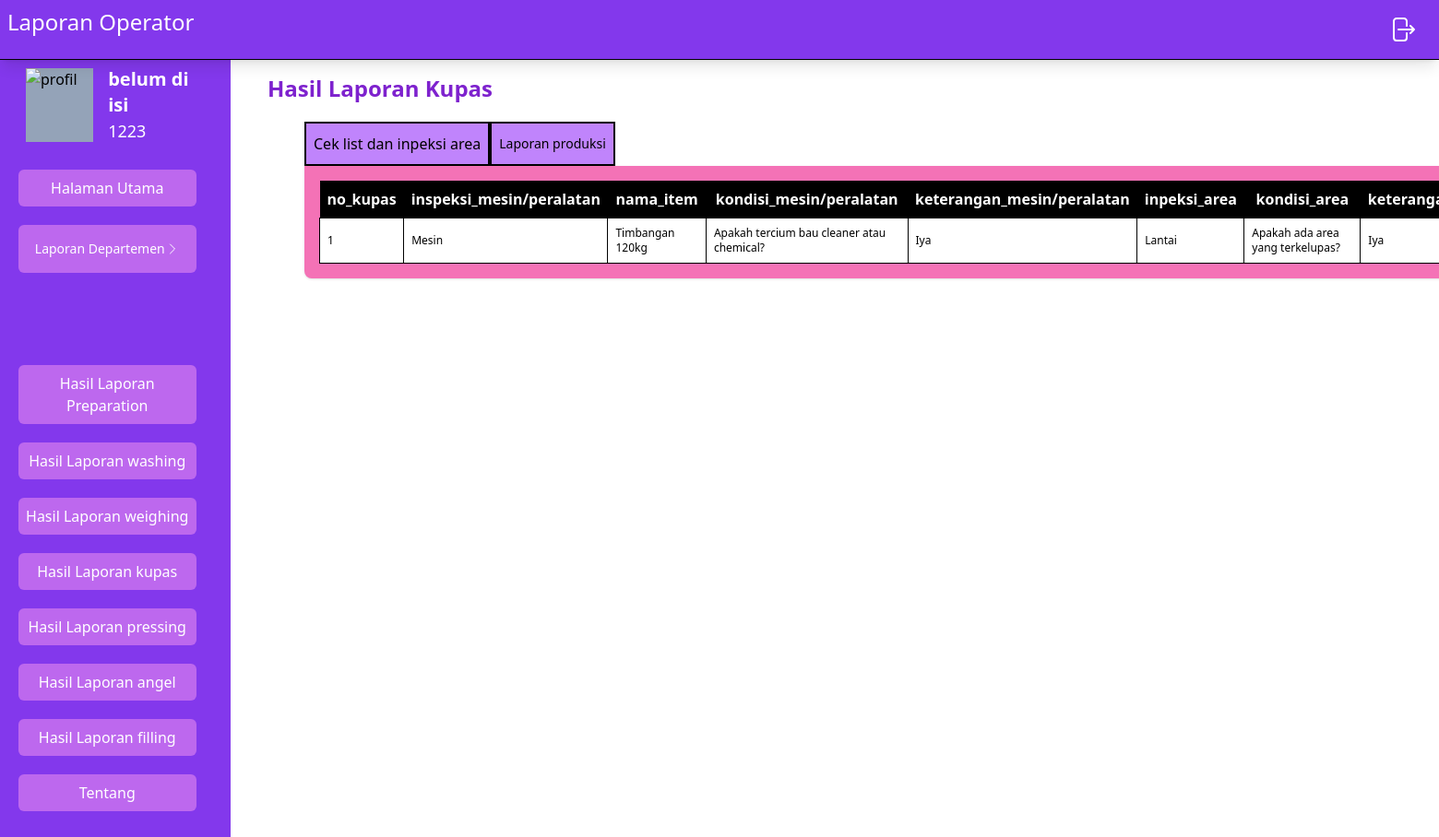
Page /src/Operator/laporanKupas.php (signed in) on the committed database.
### tables this page shows
CREATE TABLE `data_operator_produksi` (
  `NIP` int NOT NULL,
  `nama` char(20) NOT NULL DEFAULT 'belum di isi',
  `departemen` char(20) DEFAULT NULL,
  `hire_date` date DEFAULT NULL,
  `lokasi` char(50) DEFAULT NULL,
  `NPWP` int DEFAULT NULL,
  `title` char(20) DEFAULT NULL,
  `gambar` varchar(50) DEFAULT NULL
);

CREATE TABLE `form_kupas_inspeksi_area` (
  `no_kupas` int NOT NULL,
  `inspeksi_mesin/peralatan` set('Mesin','Peralatan Produksi') NOT NULL,
  `nama_item` set('Timbangan 120kg','Pisau','Container 120 L','Container 50 L','Talenan','Meja','Selang air') NOT NULL,
  `kondisi_mesin/peralatan` set('Apakah tercium bau cleaner atau chemical?','Apakah part berfungsi dengan baik?','Apakah ada bagian berjamur?','Apakah ada bagian berkarat?','Apakah ada bagian yang kendor?','Apakah ada bagian pecah/sobek/bocor/patah?','apakah ada bagian yang hilang') NOT NULL,
  `keterangan_mesin/peralatan` enum('Iya','Tidak') NOT NULL,
  `inpeksi_area` set('Lantai','Dinding','Plafond','Pintu','Plastic Curtain','Gutter') NOT NULL,
  `kondisi_area` set('Apakah area bersih?','Apakah ada area yang terkelupas?','Apakah ada area yang retak?','Apakah ada area yang berjamur?','Apakah ada sisa buah atau sayur?') NOT NULL,
  `keterangan_area` enum('Iya','Tidak') NOT NULL,
  `inspeksi_alat_cleaning` set('Alat pel','Tarikan air','Kuraray','Sikat','Sikat gagang','Sponges') NOT NULL,
  `kondisi_alat_cleaning` set('Apakah alat bersih?','Apakah alat berfungsi normal?','Apakah alat ada identitas?','Apakah alat bebas dari jamur?') NOT NULL,
  `keterangan_alat_cleaning` enum('Iya','Tidak') NOT NULL,
  `tanggal` date NOT NULL
);

### src/Operator/laporanKupas.php (the view, shortened to what this page needs)
<?php
include("navbar.php");
include("../koneksi.php");
$getDataCekList = mysqli_query($con ,"SELECT * FROM `form_kupas_inspeksi_area`");
?>
<!DOCTYPE html>
<html lang="en">
<head>
  <link rel="stylesheet" href="../../dist/output.css" />
</head>
<body>
  <div>
    <div class="flex">
      <?php
      require "sidebar.php";
      ?>
      <div class="mainPage container mt-20 w-1/2 ml-20 ">
        <h1 class="text-2xl -ml-10 mb-5 text-purple-700 font-bold">
          Hasil Laporan Kupas
        </h1>
        <div class="maincontainer lg:w-[1000px] lg:h-[400px] container h-[300px] w-[600px]">
          <div class="inline">
            <ul class="flex">
              <li
                class="btnProfil bg-purple-400 hover:bg-purple-600 h-12 w-fit p-2 text-md border-2 border-black text-center items-center flex justify-center cursor-pointer">
                Cek list dan inpeksi area
              </li>
              <li
                class="btnUbah bg-purple-400 hover:bg-purple-600  h-12 w-fit p-2 text-md border-2 border-black text-center items-center text-sm flex justify-center cursor-pointer">
                Laporan produksi
              </li>
            </ul>
          </div>
          <div class="bg-pink-400 shadow w-fit rounded-b-lg  flex  justify-center p-2">
          <section class="cekList">
              <div class=" items-center justify-evenly m-2 gap-4 w-full">
                <table>
                    <tr class="bg-black text-white p-2">
                        <th class="p-2">no_kupas</th>
                        <th class="p-2">inspeksi_mesin/peralatan</th>
                        <th class="p-2">nama_item </th>
                        <th class="p-2">kondisi_mesin/peralatan</th>
                        <th class="p-2">keterangan_mesin/peralatan</th>
                        <th class="p-2">inpeksi_area</th>
                        <th class="p-2">kondisi_area </th>
                        <th class="p-2">keterangan_area </th>
                    </tr>
                    <?php
                    $no = 1;
                    while ($data = mysqli_fetch_array($getDataCekList)) {
                        ?>
                        <tr class="text-xs bg-white border  ">
                            <td class=" p-2 border border-black ">
                                <?php echo $no; ?>
                            </td>
                            <td class=" p-2 border border-black ">
                                <?php echo $data['inspeksi_mesin/peralatan']; ?>
                            </td>
                            <td class=" p-2 border border-black ">
                                <?php echo $data['nama_item']; ?>
                            </td>
                            <td class=" p-2 border border-black ">
                                <?php echo $data['kondisi_mesin/peralatan']; ?>
                            </td>
                            <td class=" p-2 border border-black ">
                                <?php echo $data['keterangan_mesin/peralatan']; ?>
                            </td>
                            <td class=" p-2 border border-black ">
                                <?php echo $data['inpeksi_area']; ?>
                            </td>
                            <td class=" p-2 border border-black ">
                                <?php echo $data['kondisi_area']; ?>
                            </td>
                            <td class=" p-2 border border-black ">
                                <?php echo $data['keterangan_area']; ?>
                            </td>
                        </tr>
                        <?php
                        $no++;
                    }
                    ?>
                </table>
              </div>
            </section>
          </div>
        </div>
      </div>
    </div>
  </div>
</body>
</html>

### src/Operator/sidebar.php (shortened to what this page needs)
<?php
$userNip = $_SESSION['NIP'];
 include("../koneksi.php");
 $getDataOperator = mysqli_query($con, "SELECT * FROM `data_operator_produksi` WHERE NIP ='$userNip' ");
 $data = mysqli_fetch_array($getDataOperator);
?>
<!DOCTYPE html>
<html lang="en">
<head>
    <link rel="stylesheet" href="../../dist/output.css">
</head>
<body >
    <div class="sidebar  h-[3000px] mt-10 bottom-0 top-0 w-[250px] flex flex-col  p-5 gap-5 bg-[#8338EC] pt-10">
        <div class="p-2 -mt-4 box-border flex gap-4 items-center">
            <img src="../../item/<?php echo $data['gambar']?>"
                class="block center w-20 bg-center h-20 bg-slate-400" alt="profil" />
            <div class="text-white">
                <h1 class="text-xl font-bold"><?php echo $data["nama"] ?></h1>
                <p class="text-lg"><?php echo $data["NIP"] ?></p>
            </div>
        </div>
        <div class="w-11/12 flex flex-col gap-5 items-center justify-center  cursor-pointer">
            <button
                class="btnMain bg-[#bd68ee] w-full focus:bg-purple-600 active:bg-purple-600    hover:bg-purple-600 hover:shadow-sm hover:shadow-black rounded-md text-white py-2  cursor-pointer">
                Halaman Utama
            </button>
            <div class="w-full">
                <div
                    class=" laporan bg-[#bd68ee] w-full  p-4 focus:bg-purple-600 active:bg-purple-600    hover:bg-purple-600 hover:shadow-sm hover:shadow-black rounded-md text-white   cursor-pointer px-4 items-center justify-center flex">
                    <button type="button" class="text-sm   ">
                        Laporan Departemen
                    </button>
                    <svg xmlns="http://www.w3.org/2000/svg" fill="none" viewBox="0 0 24 24" stroke-width="1.5"
                        stroke="currentColor" class="w-4 h-4 arrowClose">
                        <path stroke-linecap="round" stroke-linejoin="round" d="M8.25 4.5l7.5 7.5-7.5 7.5" />
                    </svg>
                </div>
            </div>
            <button class="hasilLaporan1 mt-20 bg-[#bd68ee] w-full focus:bg-purple-600 active:bg-purple-600    hover:bg-purple-600 hover:shadow-sm hover:shadow-black rounded-md text-white py-2  cursor-pointer">
                Hasil Laporan Preparation
            </button>
            <button class="hasilLaporan2  bg-[#bd68ee] w-full focus:bg-purple-600 active:bg-purple-600    hover:bg-purple-600 hover:shadow-sm hover:shadow-black rounded-md text-white py-2  cursor-pointer">
                Hasil Laporan washing
            </button>
            <button class="hasilLaporan3  bg-[#bd68ee] w-full focus:bg-purple-600 active:bg-purple-600    hover:bg-purple-600 hover:shadow-sm hover:shadow-black rounded-md text-white py-2 cursor-pointer">
                Hasil Laporan weighing
            </button>
            <button class="hasilLaporan4  bg-[#bd68ee] w-full focus:bg-purple-600 active:bg-purple-600    hover:bg-purple-600 hover:shadow-sm hover:shadow-black rounded-md text-white py-2 cursor-pointer">
                Hasil Laporan kupas
            </button>
            <button class="hasilLaporan5  bg-[#bd68ee] w-full focus:bg-purple-600 active:bg-purple-600    hover:bg-purple-600 hover:shadow-sm hover:shadow-black rounded-md text-white py-2 cursor-pointer">
                Hasil Laporan pressing
            </button>
            <button class="hasilLaporan6  bg-[#bd68ee] w-full focus:bg-purple-600 active:bg-purple-600    hover:bg-purple-600 hover:shadow-sm hover:shadow-black rounded-md text-white py-2 cursor-pointer">
                Hasil Laporan angel
            </button>
            <button class="hasilLaporan7  bg-[#bd68ee] w-full focus:bg-purple-600 active:bg-purple-600    hover:bg-purple-600 hover:shadow-sm hover:shadow-black rounded-md text-white py-2 cursor-pointer">
                Hasil Laporan filling
            </button>
            <button class="tentang  bg-[#bd68ee] w-full focus:bg-purple-600 active:bg-purple-600    hover:bg-purple-600 hover:shadow-sm hover:shadow-black rounded-md text-white py-2 cursor-pointer">
              Tentang
            </button>
        </div>
    </div>
</body>
</html>

### rows in the picture
data_operator_produksi: nama "belum di isi", NIP "1223"
form_kupas_inspeksi_area: value "Mesin", nama_item "Timbangan 120kg", value "Apakah tercium bau cleaner atau chemical?", value "Iya", inpeksi_area "Lantai", kondisi_area "Apakah ada area yang terkelupas?", keterangan_area "Iya"
